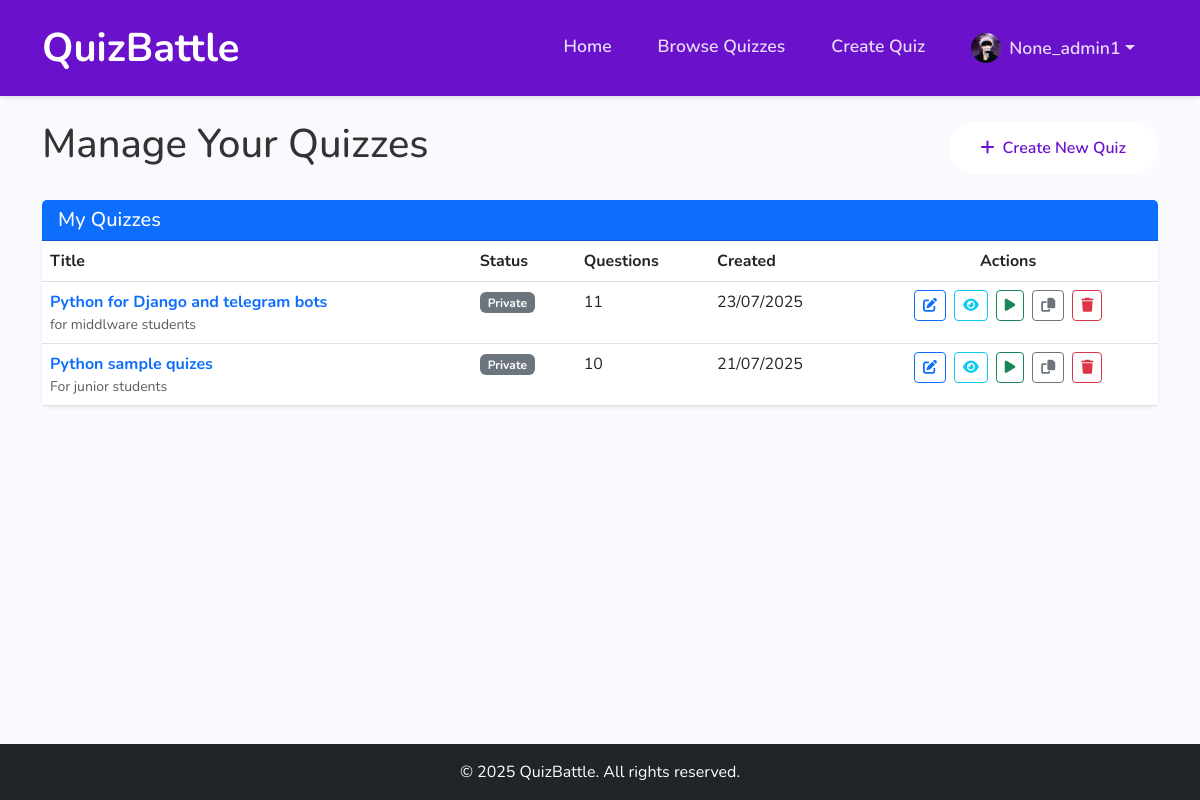
Screenshot of /en/quiz/manage/ (signed in) with the database file from the repository.
### accounts/models.py (models this page shows, shortened)
class Profile(models.Model):
    ROLE_CHOICES = (
        ('student', 'Student'),
        ('teacher', 'Teacher'),
    )
    user = models.OneToOneField(User, on_delete=models.CASCADE)
    bio = models.TextField(max_length=500, blank=True)
    games_hosted = models.IntegerField(default=0)
    games_played = models.IntegerField(default=0)
    total_points = models.IntegerField(default=0)
    role = models.CharField(max_length=10, choices=ROLE_CHOICES, default='student')
    avatar = models.ImageField(upload_to='avatars/', blank=True, null=True)
    def is_teacher(self):
        return self.role == 'teacher'

### quiz/models.py (models this page shows, shortened)
class Quiz(models.Model):
    title = models.CharField(max_length=200)
    description = models.TextField(blank=True)
    created_by = models.ForeignKey(settings.AUTH_USER_MODEL, on_delete=models.CASCADE, related_name='created_quizzes')
    created_at = models.DateTimeField(auto_now_add=True)
    updated_at = models.DateTimeField(auto_now=True)
    is_public = models.BooleanField(default=False)
    class Meta:
        verbose_name_plural = "Quizzes"
        ordering = ['-created_at']

### quiz/views.py (the view)
# urls.py: path('manage/', views.manage_quizzes, name='manage'),
@login_required
def manage_quizzes(request):
    if not request.user.profile.is_teacher():
        messages.error(request, "Only teachers can manage quizzes.")
        return redirect('accounts:dashboard')
    quizzes = Quiz.objects.filter(created_by=request.user).order_by('-created_at')
    context = {
        'quizzes': quizzes
    }
    return render(request, 'quiz/manage.html', context)

### templates/quiz/manage.html (shortened to what this page needs)
{% extends 'base/base.html' %}
{% load i18n %}
{% block content %}
<div class="container py-4">
    <div class="d-flex justify-content-between align-items-center mb-4">
        <h1>{% trans "Manage Your Quizzes" %}</h1>
        <a href="{% url 'quiz:create' %}" class="btn btn-primary">
            <i class="fas fa-plus me-2"></i>{% trans "Create New Quiz" %}
        </a>
    </div>
    {% if quizzes %}
    <div class="card shadow-sm">
        <div class="card-header bg-primary text-white">
            <h5 class="mb-0">{% trans "My Quizzes" %}</h5>
        </div>
        <div class="table-responsive">
            <table class="table table-hover mb-0">
                <thead>
                    <tr>
                        <th>{% trans "Title" %}</th>
                        <th>{% trans "Status" %}</th>
                        <th>{% trans "Questions" %}</th>
                        <th>{% trans "Created" %}</th>
                        <th class="text-center">{% trans "Actions" %}</th>
                    </tr>
                </thead>
                <tbody>
                    {% for quiz in quizzes %}
                    <tr>
                        <td>
                            <a href="{% url 'quiz:detail' quiz.id %}" class="fw-bold text-decoration-none">
                                {{ quiz.title }}
                            </a>
                            <small class="d-block text-muted">{{ quiz.description|truncatechars:50 }}</small>
                        </td>
                        <td>
                            {% if quiz.is_public %}
                            <span class="badge bg-success">{% trans "Public" %}</span>
                            {% else %}
                            <span class="badge bg-secondary">{% trans "Private" %}</span>
                            {% endif %}
                        </td>
                        <td>{{ quiz.questions.count }}</td>
                        <td>{{ quiz.created_at|date:"d/m/Y" }}</td>
                        <td>
                            <div class="d-flex justify-content-center gap-2">
                                <a href="{% url 'quiz:edit' quiz.id %}" class="btn btn-sm btn-outline-primary" title="{% trans 'Edit Quiz' %}">
                                    <i class="fas fa-edit"></i>
                                </a>
                                <a href="{% url 'quiz:detail' quiz.id %}" class="btn btn-sm btn-outline-info" title="{% trans 'View Quiz' %}">
                                    <i class="fas fa-eye"></i>
                                </a>
                                <a href="{% url 'game:host' quiz.id %}" class="btn btn-sm btn-outline-success" title="{% trans 'Host Game' %}">
                                    <i class="fas fa-play"></i>
                                </a>
                                <a href="#" class="btn btn-sm btn-outline-secondary" title="{% trans 'Duplicate Quiz' %}" onclick="return confirm('{% trans "Do you want to create a copy of this quiz?" %}')">
                                    <i class="fas fa-copy"></i>
                                </a>
                                <a href="#" class="btn btn-sm btn-outline-danger" title="{% trans 'Delete Quiz' %}" onclick="return confirm('{% trans "Are you sure you want to delete this quiz? This action cannot be undone." %}')">
                                    <i class="fas fa-trash"></i>
                                </a>
                            </div>
                        </td>
                    </tr>
                    {% endfor %}
                </tbody>
            </table>
        </div>
    </div>
    {% endif %}
</div>
{% endblock %}

### templates/base/base.html (shortened to what this page needs)
<!DOCTYPE html>
{% load static %}
{% load i18n %}
<html lang="{{ LANGUAGE_CODE }}">
<head>
    <link href="https://cdn.jsdelivr.net/npm/bootstrap@5.3.0/dist/css/bootstrap.min.css" rel="stylesheet">
    <link rel="stylesheet" href="https://cdnjs.cloudflare.com/ajax/libs/font-awesome/6.4.0/css/all.min.css">
    <link rel="stylesheet" href="{% static 'css/custom.css' %}">
    <link rel="stylesheet" href="{% static 'css/home.css' %}">
    <link rel="stylesheet" href="{% static 'css/game.css' %}">
</head>
<body class="d-flex flex-column min-vh-100">
    <nav class="navbar navbar-expand-lg navbar-dark">
        <div class="container">
            <a class="navbar-brand" href="{% url 'home' %}">QuizBattle</a>
            <div class="collapse navbar-collapse" id="navbarNav">
                <ul class="navbar-nav ms-auto">
                    <li class="nav-item">
                        <a class="nav-link" href="{% url 'home' %}">Home</a>
                    </li>
                    <li class="nav-item">
                        <a class="nav-link" href="{% url 'quiz:browse' %}">{% trans "Browse Quizzes" %}</a>
                    </li>
                    {% if user.is_authenticated %}
                        {% if user.profile.role == 'teacher' %}
                        <li class="nav-item">
                            <a class="nav-link" href="{% url 'quiz:create' %}">{% trans "Create Quiz" %}</a>
                        </li>
                        {% else %}
                        <li class="nav-item">
                            <a class="nav-link" href="{% url 'game:join' %}">{% trans "Join Game" %}</a>
                        </li>
                        {% endif %}
                        <li class="nav-item dropdown">
                            <a class="nav-link dropdown-toggle d-flex align-items-center" href="#" id="navbarDropdown" role="button" data-bs-toggle="dropdown" aria-expanded="false">
                                {% if user.profile.avatar %}
                                <img src="{{ user.profile.avatar.url }}" alt="Avatar" class="rounded-circle me-2" width="30" height="30">
                                {% else %}
                                <img src="{% static 'images/default-avatar.png' %}" alt="Avatar" class="rounded-circle me-2" width="30" height="30">
                                {% endif %}
                                {{ user.username }}
                            </a>
                        </li>
                    {% endif %}
                </ul>
            </div>
        </div>
    </nav>
    <main>
        <div class="toast-container position-fixed top-0 end-0 p-3" style="z-index: 1100">
        </div>
        {% block content %}{% endblock %}
    </main>
    {% block footer %}
    <footer class="mt-auto py-3 bg-dark text-white">
        <div class="container text-center">
            <p class="mb-0">&copy; 2025 QuizBattle. All rights reserved.</p>
        </div>
    </footer>
    {% endblock %}
</body>
</html>

### static/css/custom.css (style rules this page uses)
:root { --primary-color: #7c4dff; --secondary-color: #ff5722; --success-color: #4caf50; --danger-color: #f44336; --dark-color: #212121; --light-color: #f5f5f5; }
body { font-family: 'Nunito', sans-serif; background-color: #f9fafe; color: #333; }
.navbar { background-color: var(--primary-color); box-shadow: 0 2px 4px rgba(0,0,0,0.1); padding: 0.8rem 0; }
.navbar-brand { font-weight: 700; font-size: 2.5rem; color: white; }
.navbar-nav .nav-link { color: rgba(255,255,255,0.85); font-weight: 600; transition: color 0.3s; margin: 0 15px; font-size: 1.1rem; }
.btn-primary { background-color: var(--primary-color); border-color: var(--primary-color); }
.card { border-radius: 10px; box-shadow: 0 4px 6px rgba(0,0,0,0.05); transition: transform 0.3s, box-shadow 0.3s; border: none; }
footer { background-color: var(--dark-color); color: white; padding: 1.5rem 0; text-align: center; }
.toast-container { z-index: 1100; }

### static/css/home.css (style rules this page uses)
:root { --primary-color: #6a11cb; --secondary-color: #2575fc; --light-gray: #f8f9fa; --dark-text: #343a40; --light-text: #6c757d; --border-color: #dee2e6; --card-shadow: 0 10px 30px rgba(0,0,0,0.07); }
.btn-primary { background-color: white; color: var(--primary-color); border: 2px solid white; font-weight: 600; padding: 12px 30px; transition: all 0.3s ease; border-radius: 50px; }

### rows the page displays
Quiz: title "Python for Django and telegram bots", description "for middlware students", questions.count "11", created_at "23/07/2025"
Quiz: title "Python sample quizes", description "For junior students", questions.count "10", created_at "21/07/2025"

### other values shown
{{ user.username }} "None_admin1"
